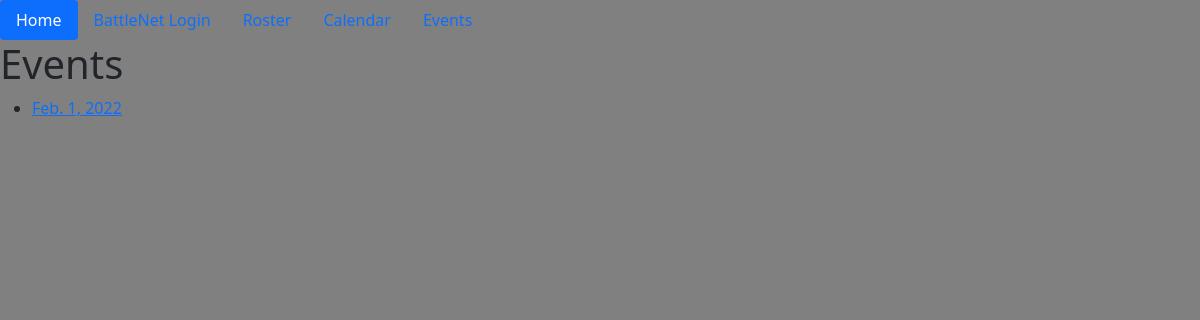
/events/, run on an earlier commit of the app's database.
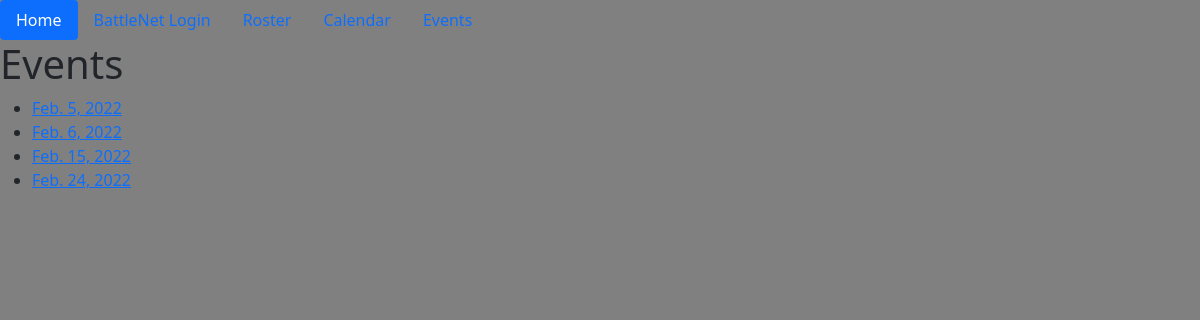
And on a later commit of the database.
### players/models.py (models this page shows, shortened)
class RaidEvent(models.Model):
    name = models.CharField(max_length=30, default='Raid')
    date = models.DateField()
    sign_off = models.ManyToManyField(CurrentUser, blank=True)

### pages/views.py (the view)
# urls.py: path('events/', events_view, name='events'),
def events_view(request):
    template_name = 'raid_events.html'
    event_list = RaidEvent.objects.all()
    context = {
        'event_list': event_list,
    }
    return render(request, template_name, context)

### templates/raid_events.html (shortened to what this page needs)
<!DOCTYPE html>
<html lang="en">
{% extends "base.html" %}
{% block content %}
    <h1>Events</h1>
    <ul>
        {% for event in event_list %}
            <li><a href="{% url 'events-details' event.id %}">{{ event.date }}</a></li>
    {% endfor %}
    </ul>
{% endblock %}

What changed in the data, as far as the page shows it:
removed RaidEvent: date "Feb. 1, 2022"
added RaidEvent: date "Feb. 5, 2022"
added RaidEvent: date "Feb. 6, 2022"
added RaidEvent: date "Feb. 15, 2022"
added RaidEvent: date "Feb. 24, 2022"
